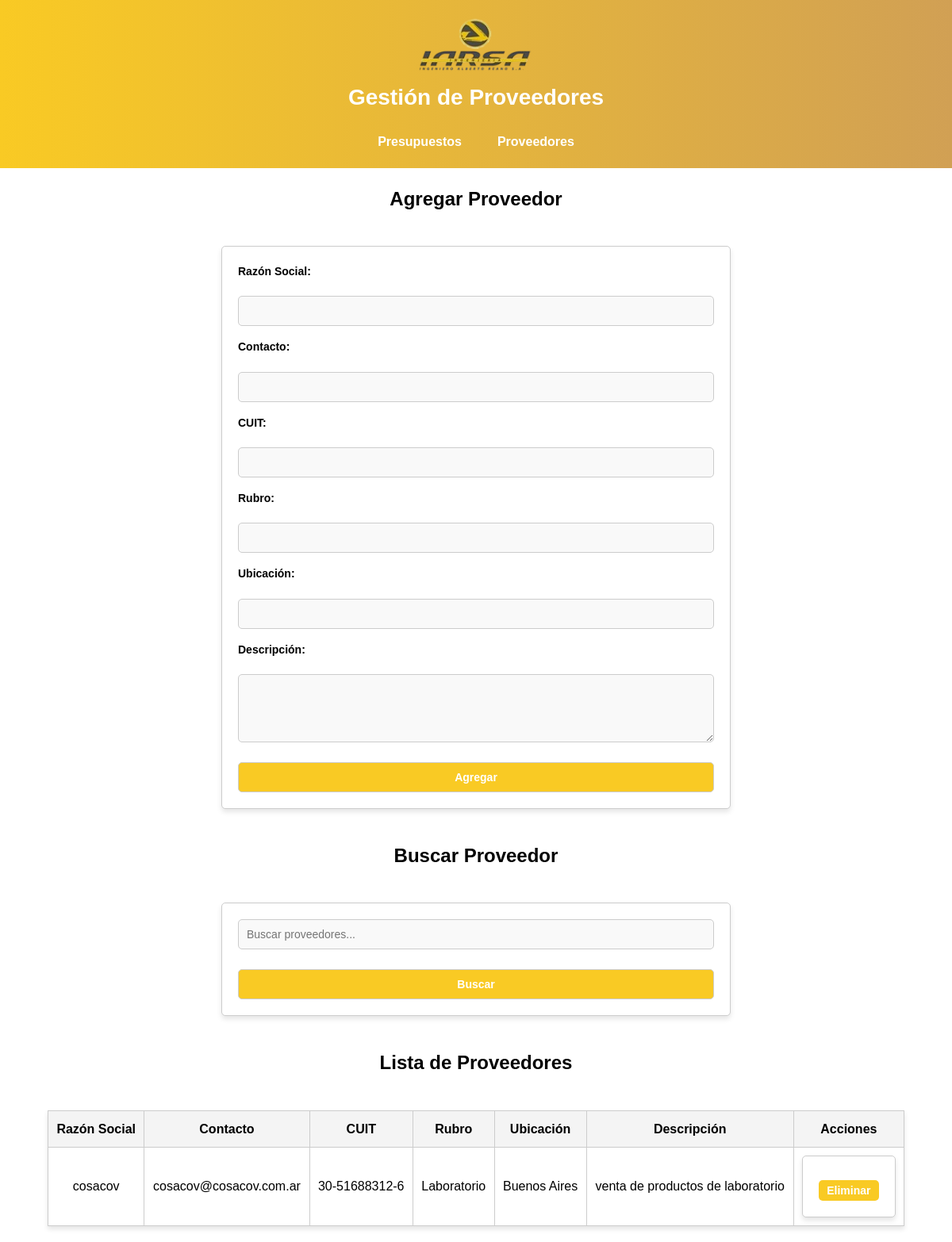
The app's page /proveedores, older data.
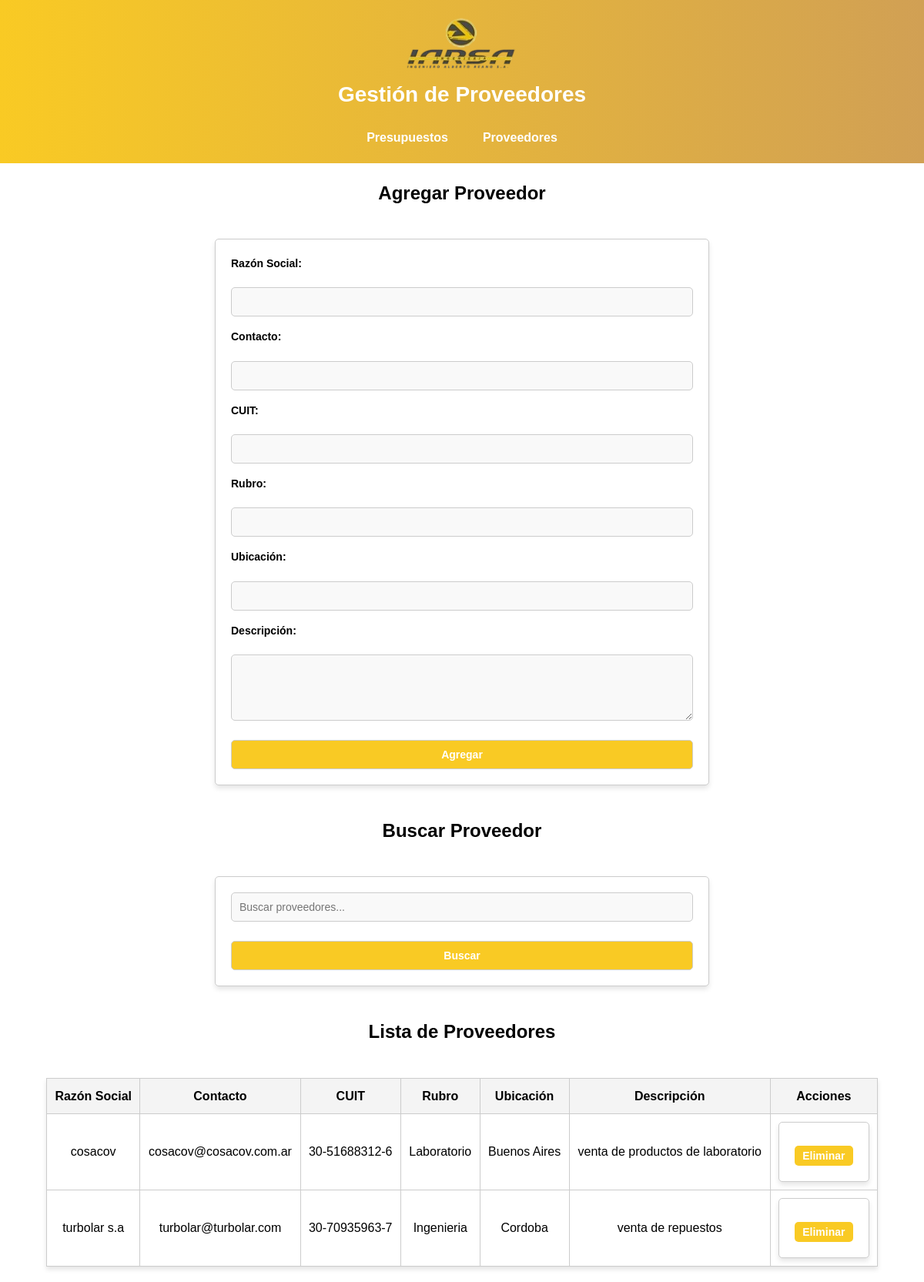
The same page, newer data.
### tables this page shows
CREATE TABLE proveedores (
    id INTEGER PRIMARY KEY AUTOINCREMENT,
    razonsocial TEXT,
    contacto TEXT,
    cuit TEXT,
    rubro TEXT,
    ubicacion TEXT,
    descripcion TEXT
);

### appy.py (the view, shortened to what this page needs)
@app.route('/proveedores', methods=['GET', 'POST'])
def proveedores():
    conn = obtener_conexion()
    cursor = conn.cursor()
    search_query = request.args.get('search', '').strip()
    cursor.execute('SELECT * FROM proveedores')
    proveedores = cursor.fetchall()
    if search_query:
        cursor.execute('''
            SELECT * FROM proveedores
            WHERE razonsocial LIKE ? OR contacto LIKE ? OR cuit LIKE ? OR rubro LIKE ? OR ubicacion LIKE ? OR descripcion LIKE ?
        ''', (f'%{search_query}%', f'%{search_query}%', f'%{search_query}%', f'%{search_query}%', f'%{search_query}%', f'%{search_query}%'))
    else:
        cursor.execute('SELECT * FROM proveedores')
    proveedores = cursor.fetchall()
    conn.close()
    return render_template('proveedores.html', proveedores=proveedores, search_query=search_query)

### appy.py (called while the page is built)
def obtener_conexion():
    conn = sqlite3.connect('empresa.db', check_same_thread=False)
    conn.row_factory = sqlite3.Row
    return conn

### templates/proveedores.html (shortened to what this page needs)
<!DOCTYPE html>
<html lang="es">
<head>
    <link rel="stylesheet" href="{{ url_for('static', filename='css/styles.css') }}">
</head>
<body>
    <header>
        <img src="{{ url_for('static', filename='images/Logo-Iarsa.png') }}" alt="Logo de la Empresa" class="logo">
        <div class="header-content">
        <h1>Gestión de Proveedores</h1>
        <nav>
            <ul>
                <li><a href="{{ url_for('presupuestos') }}">Presupuestos</a></li>
                <li><a href="{{ url_for('proveedores') }}">Proveedores</a></li>
            </ul>
        </nav>
    </header>
    <h2>Agregar Proveedor</h2>
    <form action="{{ url_for('proveedores') }}" method="POST">
        <label for="razonsocial">Razón Social:</label>
        <input type="text" name="razonsocial" required>
        <label for="contacto">Contacto:</label>
        <input type="text" name="contacto" required>
        <label for="cuit">CUIT:</label>
        <input type="text" name="cuit" required>
        <label for="rubro">Rubro:</label>
        <input type="text" name="rubro" required>
        <label for="ubicacion">Ubicación:</label>
        <input type="text" name="ubicacion" required>
        <label for="descripcion">Descripción:</label>
        <textarea name="descripcion" rows="4" required></textarea>
        <button type="submit">Agregar</button>
    </form>
    <h2>Buscar Proveedor</h2>
    <form method="GET" action="{{ url_for('proveedores') }}">
        <input type="text" name="search" placeholder="Buscar proveedores..." value="{{ search_query }}">
        <button type="submit">Buscar</button>
    </form>
    <h2>Lista de Proveedores</h2>
    <table>
        <thead>
            <tr>
                <th>Razón Social</th>
                <th>Contacto</th>
                <th>CUIT</th>
                <th>Rubro</th>
                <th>Ubicación</th>
                <th>Descripción</th>
                <th>Acciones</th>
            </tr>
        </thead>
        <tbody>
            {% for proveedor in proveedores %}
            <tr>
                <td>{{ proveedor.razonsocial }}</td>
                <td>{{ proveedor.contacto }}</td>
                <td>{{ proveedor.cuit }}</td>
                <td>{{ proveedor.rubro }}</td>
                <td>{{ proveedor.ubicacion }}</td>
                <td>{{ proveedor.descripcion }}</td>
                <td>
                    <form action="{{ url_for('eliminar_proveedor', proveedor_id=proveedor.id) }}" method="POST">
                        <button type="submit" class="btn-eliminar">Eliminar</button>
                    </form>
                </td>
            </tr>
            {% endfor %}
        </tbody>
    </table>
</body>
</html>

Row changes from the older to the newer data that the page shows:
added proveedores: razonsocial "turbolar s.a", contacto "turbolar@turbolar.com", cuit "30-70935963-7", rubro "Ingenieria", ubicacion "Cordoba", descripcion "venta de repuestos"
